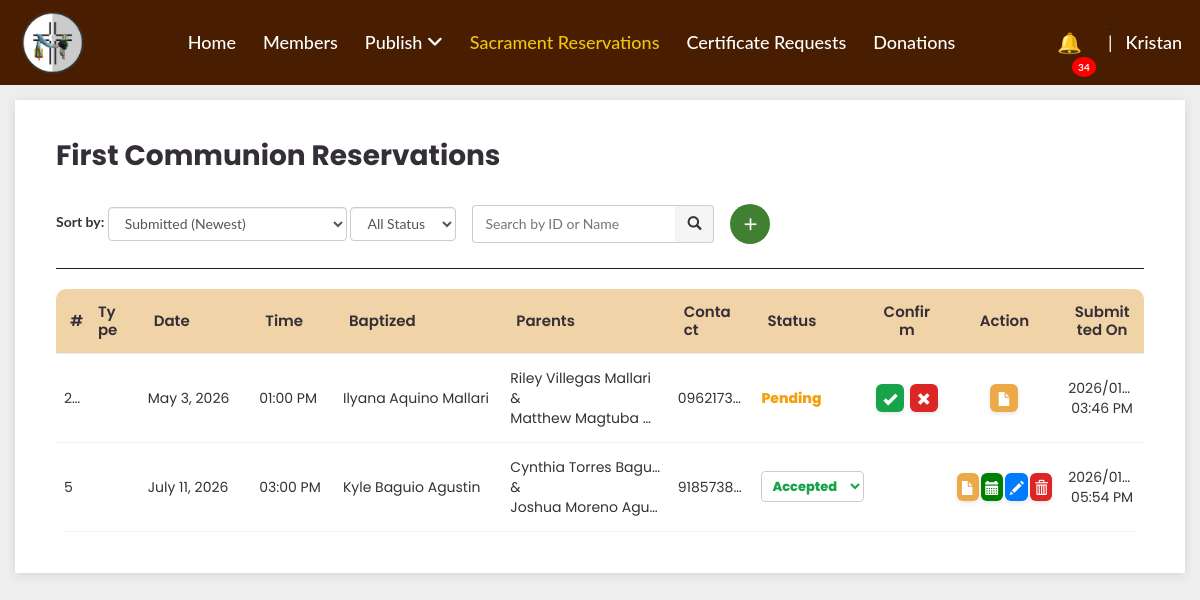
Page /private/sacraments/first_communion/s_first_comm.php (signed in) on the committed database.
### tables this page shows
CREATE TABLE `first_communion` (
  `id` int(11) NOT NULL,
  `reservation_user_id` int(11) DEFAULT NULL,
  `status` varchar(20) DEFAULT 'Pending',
  `created_at` timestamp NOT NULL DEFAULT current_timestamp(),
  `decline_reason` text DEFAULT NULL,
  `time` time DEFAULT NULL,
  `date` date NOT NULL,
  `contact` varchar(20) DEFAULT NULL,
  `email` varchar(100) DEFAULT NULL,
  `first_comm_type` enum('Regular','Solo') NOT NULL,
  `notif` tinyint(1) DEFAULT 0,
  `rehearsal_date` date DEFAULT NULL,
  `rehearsal_time` time DEFAULT NULL,
  `child_firstname` varchar(30) NOT NULL,
  `child_middlename` varchar(30) DEFAULT NULL,
  `child_lastname` varchar(30) NOT NULL,
  `child_suffix` varchar(30) DEFAULT NULL,
  `child_gender` varchar(6) DEFAULT NULL,
  `child_nat` varchar(12) DEFAULT 'Filipino',
  `birth_date` date NOT NULL,
  `birth_place` varchar(255) NOT NULL,
  `mother_firstname` varchar(30) NOT NULL,
  `mother_middlename` varchar(30) DEFAULT NULL,
  `mother_lastname` varchar(30) NOT NULL,
  `father_firstname` varchar(30) NOT NULL,
  `father_middlename` varchar(30) NOT NULL,
  `father_lastname` varchar(30) NOT NULL,
  `father_suffix` varchar(30) DEFAULT NULL,
  `baptismal_certificate` varchar(300) DEFAULT NULL,
  `birth_certificate` varchar(300) DEFAULT NULL,
  `presiding_priest` varchar(50) NOT NULL DEFAULT 'Rev. Fr. James Nitollama	'
);

### private/sacraments/first_communion/s_first_comm.php (the view, shortened to what this page needs)
<?php
require_once '../connection.php';
$admin_name = !empty($_SESSION['givenname']) ? $_SESSION['givenname'] : $_SESSION['username'];
$unreadCount = 0;
if (isset($_SESSION['user_id'])) {
    $stmt = $conn->prepare("SELECT COUNT(*) AS cnt FROM admin_notifications WHERE status = 'Unread'");
    $stmt->execute();
    $result = $stmt->get_result()->fetch_assoc();
    $unreadCount = $result['cnt'] ?? 0;
}
?>
<!DOCTYPE html>
<html lang="en">
<head>
<link href="https://maxcdn.bootstrapcdn.com/bootstrap/3.3.0/css/bootstrap.min.css" rel="stylesheet" />
<link href='https://unpkg.com/boxicons@2.0.9/css/boxicons.min.css' rel='stylesheet'>
<link href='../../../stylesheets/private/s_baptism.css' rel='stylesheet'>
<link rel="stylesheet" href="https://cdnjs.cloudflare.com/ajax/libs/font-awesome/6.4.0/css/all.min.css">
<link rel="stylesheet" href="../../../stylesheets/private/navbar_updated.css" />
<link rel='stylesheet' href='../../../stylesheets/private/main_content.css'>
<link rel="icon" type="image/x-icon" href="../../../stylesheets/assets/favicon.ico">
</head>
<body>
<header class="custom-header">
<nav class="navbar custom-navbar">
    <div class="nav-left">
        <a href="dashboard.php">
            <img src="../../santa krus logo.png"
                 alt="Parish Logo"
                 class="logo">
        </a>
    </div>
    <ul class="nav-links nav-center">
        <li><a href="../../dashboard.php">Home</a></li>
        <li><a href="../../stk/members.php">Members</a></li>
        <li class="li-dropdown">
            <a href="#">
                Publish <i class="fa-solid fa-angle-down"></i>
            </a>
        </li>
        <li><a href="../sacrament_dashboard.php" class="active">Sacrament Reservations</a></li>
        <li><a href="../certificate_req/certificate_request.php">Certificate Requests</a></li>
        <li><a href="../../donations.php">Donations</a></li>
    </ul>
    <div class="nav-right">
        <ul class="nav-links">
            <li class="nav-notification">
                <a href="../../notification/admin_notif.php">
                    <span class="bell">&#128276;</span>
                    <?php if (!empty($unreadCount) && $unreadCount > 0): ?>
                        <span class="badge"><?= $unreadCount ?></span>
                    <?php endif; ?>
                </a>
            </li>
            <li class="divider">|</li>
            <li class="li-dropdown">
                <a href="#" style="margin-right: -10px;"><?= htmlspecialchars($admin_name) ?></a>
            </li>
        </ul>
    </div>
</nav>
</header>
<div class="main-content">
<div class="reservations-header">
<h1>First Communion Reservations</h1>
<div class="reservations-controls">
<form method="GET" action="" class="form-inline">
  <label for="sort">Sort by:</label>
  <select name="sort" id="sort" class="form-control" onchange="this.form.submit()">
    <option value="submitted_desc" <?= ($_GET['sort'] ?? '') === 'submitted_desc' ? 'selected' : '' ?>>
      Submitted (Newest)
    </option>
  </select>
  <select name="status" id="status" class="form-control" onchange="this.form.submit()">
    <option value="all">All Status</option>
  </select>
</form>
<div class="search-box" title="Search by ID or Name">
  <form method="GET" action="" class="search-form">
    <div class="search-group">
      <input
        type="text"
        name="search"
        placeholder="Search by ID or Name"
        class="search-input"
        value="<?php echo isset($_GET['search']) ? htmlspecialchars($_GET['search'] ?? '') : ''; ?>"
      />
      <button type="submit" class="search-btn" aria-label="Search">
        <span class="glyphicon glyphicon-search"></span>
      </button>
    </div>
  </form>
</div>
<a href="s_first_comm_insert.php">
    <button class="add-btn" id="addReservationBtn">
    <i class='bx bx-plus'></i>
    </button>
</a>
</div>
</div>
<hr class="divider">
<div class="sacraments-table-container">
  <table class="sacraments-table">
    <thead>
    <tr>
        <th>#</th>
        <th>Type</th>
        <th>Date</th>
        <th>Time</th>
        <th>Baptized</th>
        <th>Parents</th>
        <th>Contact</th>
        <th>Status</th>
        <th class="confirm-column">Confirm</th>
        <th class="action-column">Action</th>
        <th>Submitted On</th>
    </tr>
    </thead>
    <tbody>
      <?php
        $whereSQL = [];
        $whereClause = !empty($whereSQL)
            ? ' WHERE ' . implode(' AND ', $whereSQL)
            : '';
        $limit = 9;
        $page  = isset($_GET['page']) && is_numeric($_GET['page']) ? (int)$_GET['page'] : 1;
        $page  = max($page, 1);
        $offset = ($page - 1) * $limit;
        try {
            $orderSQL = " ORDER BY created_at DESC";
            $sql = "SELECT * FROM first_communion"
                . $whereClause
                . $orderSQL
                . " LIMIT :limit OFFSET :offset";
            $query = $dbh->prepare($sql);
            $query->bindValue(':limit', (int)$limit, PDO::PARAM_INT);
            $query->bindValue(':offset', (int)$offset, PDO::PARAM_INT);
            $query->execute();
            $results = $query->fetchAll(PDO::FETCH_OBJ);
          if ($query->rowCount() > 0) {
              foreach ($results as $result) {
                  ?>
                    <tr>
                    <td><?php echo htmlentities($result->id); ?></td>
                    <td><?php echo htmlentities($result->first_communion_type); ?></td>
                    <td>
                        <?php
                            $dateObj = new DateTime($result->date);
                            echo $dateObj->format('F j, Y');
                        ?>
                    </td>
                    <td>
                        <?php
                            $timeObj = new DateTime($result->time);
                            echo $timeObj->format('h:i A');
                        ?>
                    </td>
                    <td>
                        <?php echo htmlentities($result->child_firstname); ?>
                        <?php echo htmlentities($result->child_middlename); ?>
                        <?php echo htmlentities($result->child_lastname); ?>
                    </td>
                    <td>
                        <?php echo htmlentities($result->mother_firstname); ?>
                        <?php echo htmlentities($result->mother_middlename); ?>
                        <?php echo htmlentities($result->mother_lastname); ?>
                        <br>&<br>
                        <?php echo htmlentities($result->father_firstname); ?>
                        <?php echo htmlentities($result->father_middlename); ?>
                        <?php echo htmlentities($result->father_lastname); ?>
                    </td>
                    <td><?php echo htmlentities($result->contact); ?></td>
                    <td class="
                        <?php
                        if ($result->status === 'Accepted') echo 'status-verified';
                        elseif ($result->status === 'Declined') echo 'status-unverified';
                        elseif ($result->status === 'Done') echo 'status-done';
                        elseif ($result->status === 'Cancelled') echo 'status-cancelled';
                        else echo 'status-pending';
                        ?>
                    ">
                    <?php if ($result->status === 'Accepted'): ?>
                        <select class="status-dropdown" data-id="<?php echo $result->id; ?>">
                            <option value="Accepted" selected>Accepted</option>
                        </select>
                    <?php else: ?>
                        <?php echo htmlentities($result->status); ?>
                    <?php endif; ?>
                    </td>
                    <td class="confirm-column">
                        <?php if ($result->status !== 'Declined' && $result->status !== 'Done' && $result->status !== 'Accepted' && $result->status !== 'Cancelled'): ?>
                            <button class="btn-approve" data-id="<?php echo $result->id; ?>" title="Accept">
                                <i class="glyphicon glyphicon-ok"></i>
                            </button>
                            <button class="btn-reject" data-id="<?php echo $result->id; ?>" title="Reject">
                                <i class="glyphicon glyphicon-remove"></i>
                            </button>
                        <?php endif; ?>
                    </td>
                    <td class="action-column">
                        <div class="action-buttons">
                            <a href="s_first_comm_view.php?id=<?php echo $result->id; ?>" class="btn-view" title="View Details">
                                <i class="glyphicon glyphicon-file"></i>
                            </a>
                            <?php if (!in_array($result->status, ['Pending', 'Declined', 'Done', 'Cancelled'])): ?>
                                <a href="../../notification/rehearsal_schedule.php?sacrament=First Communion&id=<?php echo $result->id; ?>" class="btn-schedule" title="Set Schedule">
                                    <i class="glyphicon glyphicon-calendar"></i>
                                </a>
                                <a href="s_first_comm_update.php?id=<?php echo $result->id; ?>" class="btn-edit" title="Edit Information">
                                    <i class="glyphicon glyphicon-pencil"></i>
                                </a>
                                <button
                                class="btn-delete"
                                title="Delete Reservation"
                                data-id="<?php echo $result->id; ?>"
                                >
                                <i class="glyphicon glyphicon-trash"></i>
                                </button>
                            <?php endif; ?>
                        </div>
                    </td>
                    <td>
                        <?php
                            $date = new DateTime($result->created_at);
                            echo htmlentities($date->format('Y/m/d')) . '<br>' . htmlentities($date->format('h:i A'));
                        ?>
                    </td>
                </tr>
                  <?php
              }
          } else {
              echo '<tr><td colspan="11">No records found.</td></tr>';
          }
      } catch (PDOException $e) {
          echo "<tr><td colspan='11'>Error: " . $e->getMessage() . "</td></tr>";
      }
      ?>
    </tbody>
  </table>
</div>
</body>
</html>

### stylesheets/private/s_baptism.css (style rules this page uses)
.sacraments-table { width: 100%; border-collapse: collapse; font-size: 14px; font-family: var(--poppins); table-layout: fixed; border-radius: 10px; overflow: hidden; }
.sacraments-table thead { background: #f1d3a8; }
.sacraments-table th { font-weight: 600; color: var(--dark); font-size: 15px; position: relative; white-space: normal; word-wrap: break-word; line-height: 1.2; border-bottom: 1px solid #eee; padding: 14px; text-align: left; }
.sacraments-table th:nth-child(1) { width: 1%; }
.sacraments-table th:nth-child(2) { width: 2%; }
.sacraments-table th:nth-child(3) { width: 4%; }
.sacraments-table th:nth-child(4) { width: 3%; }
.sacraments-table th:nth-child(5) { width: 6%; }
.sacraments-table th:nth-child(6) { width: 6%; }
.sacraments-table th:nth-child(7) { width: 3%; }
.sacraments-table th:nth-child(8) { width: 4%; }
.sacraments-table th:nth-child(9) { width: 3%; }
.sacraments-table th:nth-child(10) { width: 4%; }
.sacraments-table th:nth-child(11) { width: 3%; }
.sacraments-table td { padding: 14px 8px; border-bottom: 1px solid #f1f3f4; vertical-align: middle; position: relative; white-space: nowrap; overflow: hidden; text-overflow: ellipsis; max-width: 150px; }
.sacraments-table .status-pending { color: #f59e0b; font-weight: 800; }
.sacraments-table .status-verified { color: #16a34a; font-weight: 800; }
.sacraments-table .action-buttons { display: flex; gap: 2px; align-items: center; justify-content: center; }
.sacraments-table td:last-child { text-align: center; }
.sacraments-table th:last-child { text-align: center; }
.sacraments-table td:nth-last-child(2) { text-align: center; vertical-align: middle; }
.sacraments-table th:nth-last-child(2) { text-align: center; }
.sacraments-table td:nth-last-child(2) i { display: block; margin: 0 auto; }
.sacraments-table .confirm-column { text-align: center; vertical-align: middle; }
.confirm-column .btn-approve, .confirm-column .btn-reject { display: inline-block !important; margin: 0 1px; float: none; vertical-align: middle; }
.sacraments-table .action-column { text-align: center; vertical-align: middle; }
.sacraments-table .btn-approve, .sacraments-table .btn-reject, .sacraments-table .btn-delete, .sacraments-table .btn-view, .sacraments-table .btn-edit, .sacraments-table .btn-schedule { width: 28px; height: 28px; border-radius: 6px; border: none; cursor: pointer; display: flex; align-items: center; justify-content: center; font-size: 14px; transition: all 0.3s ease; box-shadow: 0 2px 4px rgba(0, 0, 0, 0.1); }
.confirm-column .btn-approve, .confirm-column .btn-reject { display: inline-flex !important; margin: 0 1px; float: none; vertical-align: middle; }
.sacraments-table .btn-schedule { background: green; color: white; }
.sacraments-table .btn-edit { background: #007bff; color: white; }
.sacraments-table .btn-view { background: #eca948; color: white; }
.sacraments-table .btn-approve { background: #16a34a; color: white; }
.sacraments-table .btn-reject { background: #dc2626; color: white; }
.sacraments-table .btn-delete { background: #dc2626; color: white; }
.reservations-header { display: flex; justify-content: space-between; align-items: center; margin-bottom: 24px; flex-wrap: wrap; gap: 16px; }
.reservations-header h1 { margin: 0; font-size: 32px; font-weight: 700; color: var(--dark); }
.reservations-controls { display: flex; align-items: center; gap: 16px; flex-wrap: wrap; }
.search-box { max-width: 420px; }
.search-form { display: flex; align-items: center; gap: 8px; }
.search-group { display: flex; width: 100%; }
.search-input { flex: 1; padding: 8px 12px; border: 1px solid #ccc; border-right: none; border-radius: 4px 0 0 4px; font-size: 14px; }
.search-btn { padding: 8px 12px; border: 1px solid #ccc; border-left: none; background: #f5f5f5; border-radius: 0 4px 4px 0; cursor: pointer; }
.search-btn .glyphicon { font-size: 14px; }
.add-btn { width: 40px; height: 40px; border-radius: 50%; background: var(--green); color: white; border: none; cursor: pointer; display: flex; align-items: center; justify-content: center; font-size: 20px; transition: all 0.3s ease; }
.status-dropdown { padding: 4px 6px; border-radius: 4px; border: 1px solid #ccc; font-size: 13px; background: #fff; cursor: pointer; }

### rows in the picture
first_communion: date "May 3, 2026", time "01:00 PM", child_firstname "Ilyana", child_middlename "Aquino", child_lastname "Mallari", mother_firstname "Riley", mother_middlename "Villegas", mother_lastname "Mallari", father_firstname "Matthew", father_middlename "Magtuba", contact "0962173…", status "Pending", created_at "2026/01…", created_at "03:46 P…"
first_communion: id "5", date "July 11, 2026", time "03:00 PM", child_firstname "Kyle", child_middlename "Baguio", child_lastname "Agustin", mother_firstname "Cynthia", mother_middlename "Torres", mother_lastname "Bagu…", father_firstname "Joshua", father_middlename "Moreno", father_lastname "Agu…", contact "9185738…", id "Accepted", created_at "2026/01…", created_at "05:54 P…"

### other values in the picture
$unreadCount "34"
$admin_name "Kristan"
